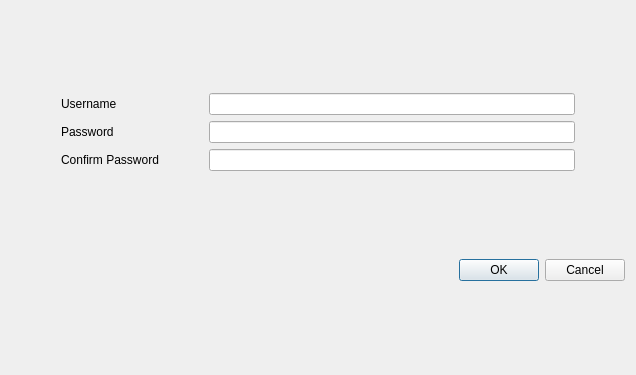
<?xml version="1.0" encoding="UTF-8"?>
<ui version="4.0">
 <class>CreateUserForm</class>
 <widget class="QDialog" name="CreateUserForm">
  <property name="geometry">
   <rect>
    <x>0</x>
    <y>0</y>
    <width>636</width>
    <height>375</height>
   </rect>
  </property>
  <property name="sizePolicy">
   <sizepolicy hsizetype="Fixed" vsizetype="Fixed">
    <horstretch>0</horstretch>
    <verstretch>0</verstretch>
   </sizepolicy>
  </property>
  <property name="windowTitle">
   <string>New User</string>
  </property>
  <layout class="QVBoxLayout" name="verticalLayout">
   <item>
    <layout class="QGridLayout" name="gridLayout">
     <property name="leftMargin">
      <number>50</number>
     </property>
     <property name="rightMargin">
      <number>50</number>
     </property>
     <property name="horizontalSpacing">
      <number>50</number>
     </property>
     <item row="2" column="0">
      <widget class="QLabel" name="label_3">
       <property name="text">
        <string>Confirm Password</string>
       </property>
      </widget>
     </item>
     <item row="2" column="1">
      <widget class="QLineEdit" name="confirm_field">
       <property name="echoMode">
        <enum>QLineEdit::Password</enum>
       </property>
      </widget>
     </item>
     <item row="1" column="1">
      <widget class="QLineEdit" name="pass_field">
       <property name="echoMode">
        <enum>QLineEdit::Password</enum>
       </property>
      </widget>
     </item>
     <item row="1" column="0">
      <widget class="QLabel" name="label">
       <property name="text">
        <string>Password</string>
       </property>
      </widget>
     </item>
     <item row="0" column="1">
      <widget class="QLineEdit" name="user_field"/>
     </item>
     <item row="0" column="0">
      <widget class="QLabel" name="label_2">
       <property name="text">
        <string>Username</string>
       </property>
      </widget>
     </item>
    </layout>
   </item>
   <item>
    <widget class="QDialogButtonBox" name="buttonBox">
     <property name="orientation">
      <enum>Qt::Horizontal</enum>
     </property>
     <property name="standardButtons">
      <set>QDialogButtonBox::Cancel|QDialogButtonBox::Ok</set>
     </property>
    </widget>
   </item>
  </layout>
 </widget>
 <resources/>
 <connections>
  <connection>
   <sender>buttonBox</sender>
   <signal>accepted()</signal>
   <receiver>CreateUserForm</receiver>
   <slot>accept()</slot>
   <hints>
    <hint type="sourcelabel">
     <x>248</x>
     <y>254</y>
    </hint>
    <hint type="destinationlabel">
     <x>157</x>
     <y>274</y>
    </hint>
   </hints>
  </connection>
  <connection>
   <sender>buttonBox</sender>
   <signal>rejected()</signal>
   <receiver>CreateUserForm</receiver>
   <slot>reject()</slot>
   <hints>
    <hint type="sourcelabel">
     <x>316</x>
     <y>260</y>
    </hint>
    <hint type="destinationlabel">
     <x>286</x>
     <y>274</y>
    </hint>
   </hints>
  </connection>
 </connections>
</ui>
